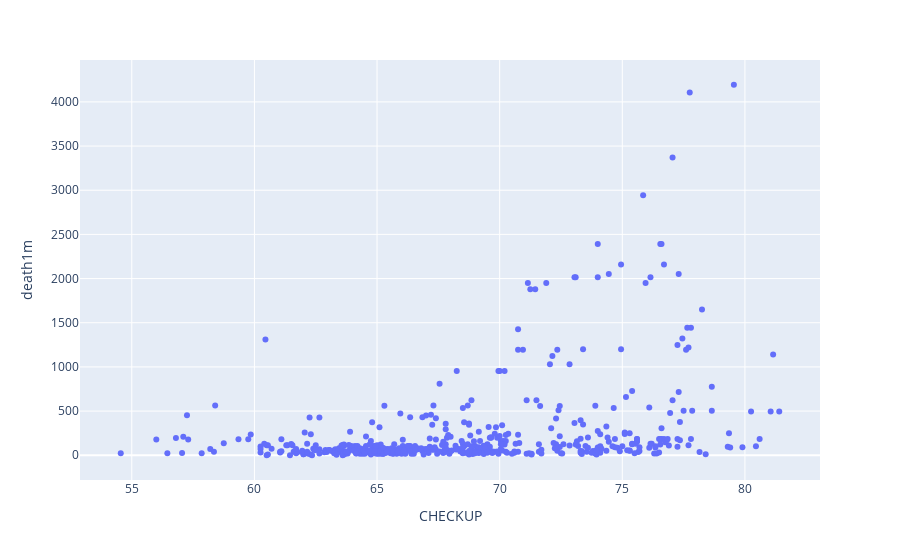

This figure's notebook cell:
### Code cell
## Plot checkup/death 1M
fig = px.scatter(df, x = 'CHECKUP', y = 'death1m', hover_name="state_id", hover_data=["state_id", "CityName"])
fig.show()

### Figure 1 — Plotly figure (JSON) as saved in the notebook; plotly's stock layout.template omitted (floating-point values rounded to 4 significant figures; data arrays with more than 128 entries replaced by an {"elided": "..."} marker saying what was removed)
{"data": [{"customdata": {"elided": "497x2 str values"}, "hovertemplate": "<b>%{hovertext}</b><br><br>CHECKUP=%{x}<br>death1m=%{y}<br>state_id=%{customdata[0]}<br>CityName=%{customdata[1]}<extra></extra>", "hovertext": {"elided": "497 str values"}, "legendgroup": "", "marker": {"color": "#636efa", "symbol": "circle"}, "mode": "markers", "name": "", "orientation": "v", "showlegend": false, "type": "scatter", "x": {"elided": "497 float values"}, "xaxis": "x", "y": {"elided": "497 float values"}, "yaxis": "y"}], "layout": {"legend": {"tracegroupgap": 0}, "margin": {"t": 60}, "xaxis": {"anchor": "y", "domain": [0, 1], "title": {"text": "CHECKUP"}}, "yaxis": {"anchor": "x", "domain": [0, 1], "title": {"text": "death1m"}}}}
